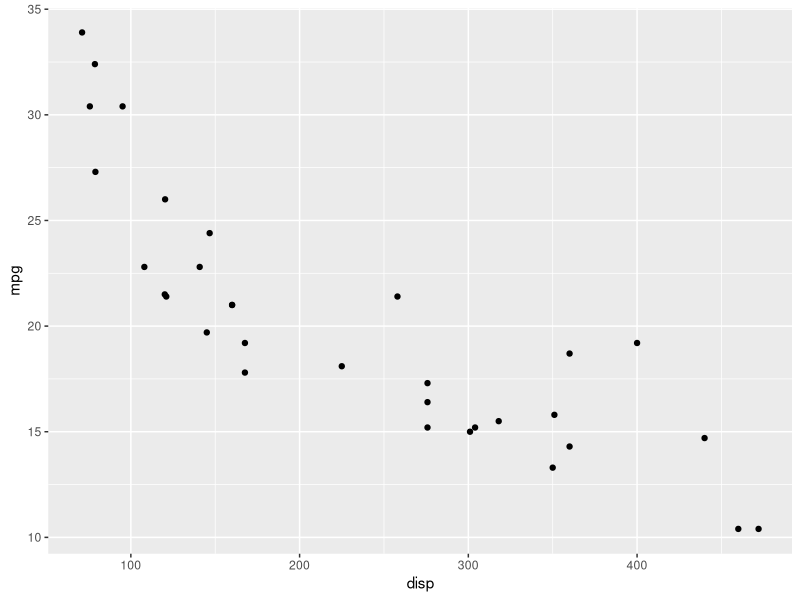
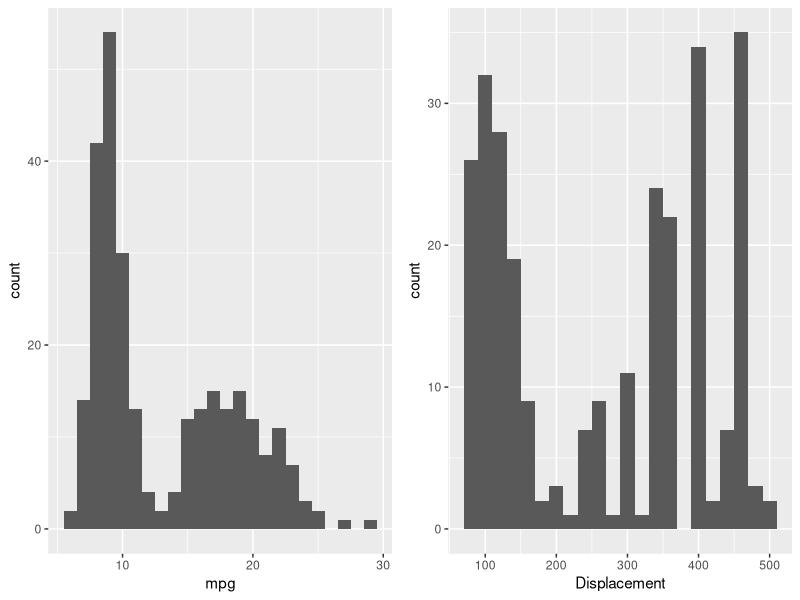
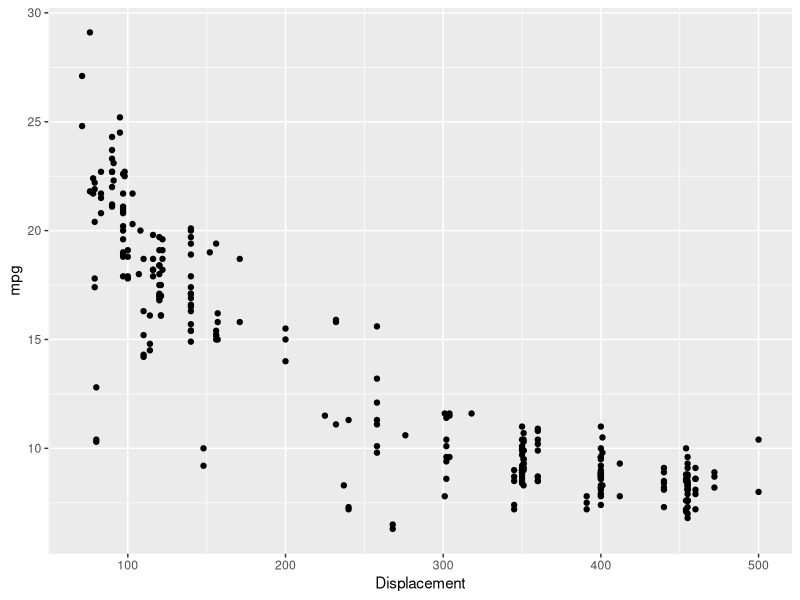

Source code (R) for these figures, in order:
## ---- chunk 1
library(tidyverse)
library(datasets)
data(mtcars)
mtcars %>%
  ggplot(aes(x=disp, y=mpg)) +
  geom_point() 
## ---- chunk 2
library(gridExtra)
library(here)

epa <- read.csv(here("data", "EPA_1974.csv"), header=TRUE)

p1 <- ggplot() +
  geom_histogram(data=epa, mapping=aes(x=mpg), binwidth = 1)

p2 <- ggplot(epa) +
  geom_histogram(mapping=aes(x=Displacement), binwidth=20) 

p3 <- ggplot(epa) +
  geom_point(mapping=aes(x=Displacement, y=mpg))

grid.arrange(p1, p2, ncol=2)
p3
